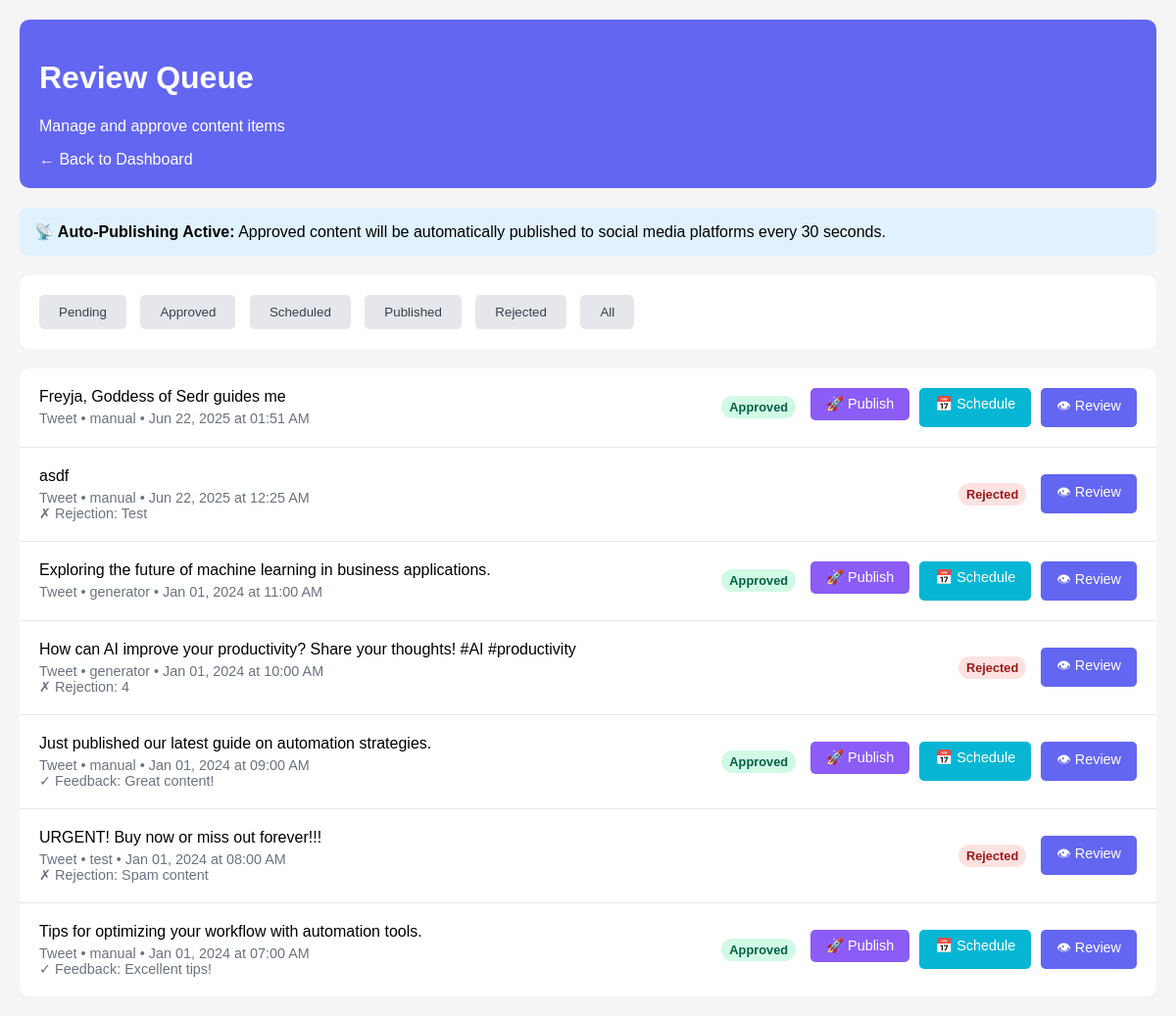
The page /queue?status= on the database as committed earlier.
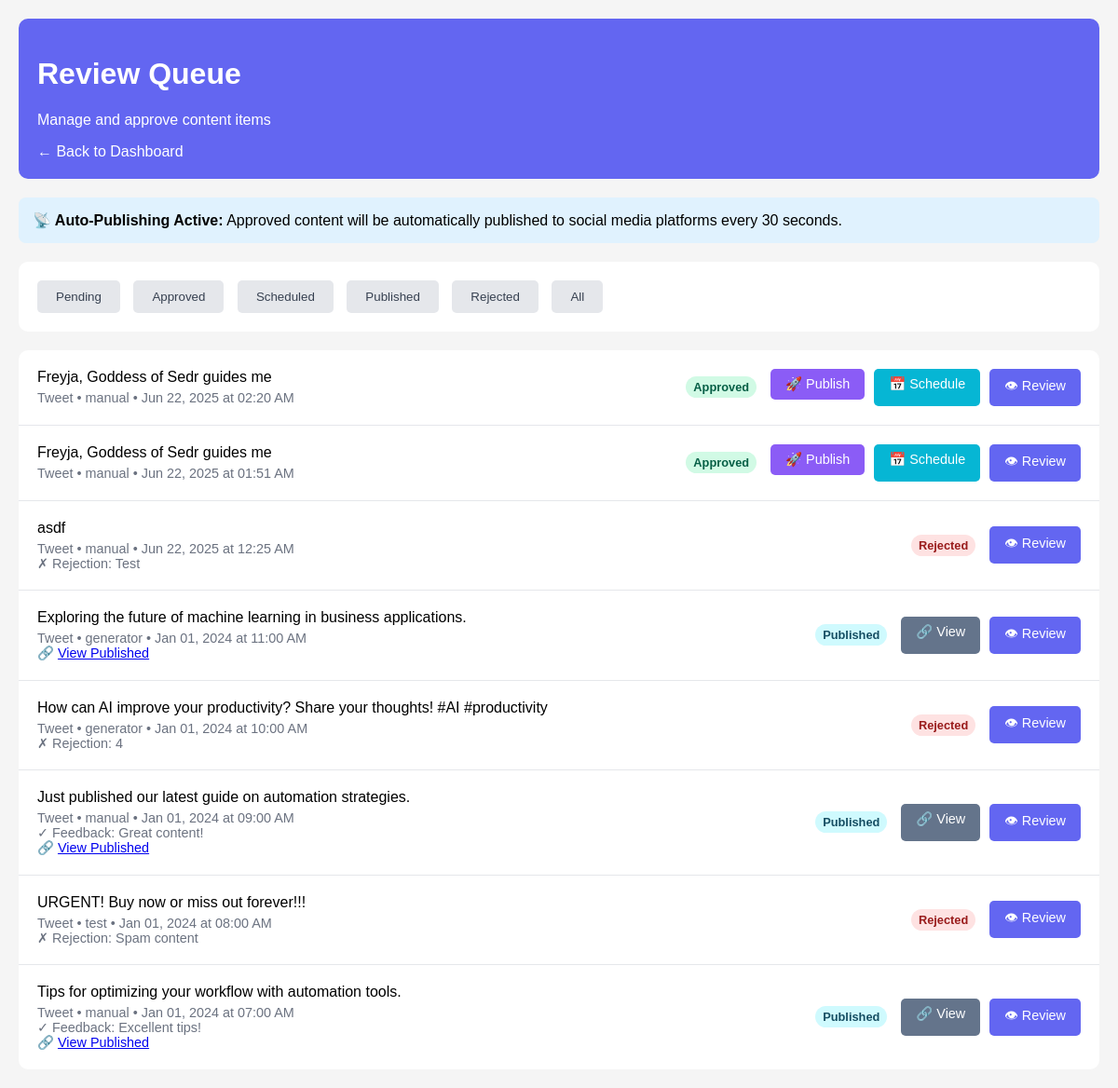
The same page on the database as committed later.
### tables this page shows
CREATE TABLE content_items (
            id TEXT PRIMARY KEY, content TEXT NOT NULL, content_type TEXT NOT NULL,
            status TEXT NOT NULL, source TEXT NOT NULL, created_at TEXT NOT NULL,
            updated_at TEXT NOT NULL, metadata TEXT, quality_scores TEXT,
            brand_compliance TEXT, approval_feedback TEXT, rejection_reason TEXT,
            edit_history TEXT
        );

### review_system/approval_dashboard/web_interface.py (the view)
@app.get("/queue", response_class=HTMLResponse)
async def review_queue(request: Request, status: Optional[str] = "pending"):
    try:
        if status == "pending":
            items = await approval_queue.get_pending_items()
        elif status == "approved":
            items = await approval_queue.get_approved_items()
        elif status == "rejected":
            items = await approval_queue.get_rejected_items()
        else:
            items = await approval_queue.get_all_items()
        return templates.TemplateResponse("queue.html", {
            "request": request,
            "items": items,
            "current_status": status,
            "brand_settings": settings.brand
        })
    except Exception as e:
        logger.error(f"Error loading queue: {e}")
        raise HTTPException(status_code=500, detail="Error loading queue")

### review_system/approval_dashboard/templates/queue.html (shortened to what this page needs)
<!DOCTYPE html>
<html>
<head>
</head>
<body>
    <div class="container">
        <div class="header">
            <h1>Review Queue</h1>
            <p>Manage and approve content items</p>
            <a href="/" style="color: white; text-decoration: none;">← Back to Dashboard</a>
        </div>
        <div class="auto-publish-notice">
            <strong>📡 Auto-Publishing Active:</strong> Approved content will be automatically published to social media platforms every 30 seconds.
        </div>
        <div class="filters">
            <button class="filter-btn {% if current_status == 'pending' %}active{% endif %}"
                    onclick="filterItems('pending')">Pending</button>
            <button class="filter-btn {% if current_status == 'approved' %}active{% endif %}"
                    onclick="filterItems('approved')">Approved</button>
            <button class="filter-btn {% if current_status == 'scheduled' %}active{% endif %}"
                    onclick="filterItems('scheduled')">Scheduled</button>
            <button class="filter-btn {% if current_status == 'published' %}active{% endif %}"
                    onclick="filterItems('published')">Published</button>
            <button class="filter-btn {% if current_status == 'rejected' %}active{% endif %}"
                    onclick="filterItems('rejected')">Rejected</button>
            <button class="filter-btn {% if current_status == 'all' %}active{% endif %}"
                    onclick="filterItems('all')">All</button>
        </div>
        <div class="items">
            {% if items %}
                {% for item in items %}
                <div class="item">
                    <div class="item-content">
                        <div class="item-text">{{ item.content }}</div>
                        <div class="item-meta">
                            {{ item.content_type.title() }} • {{ item.source }} •
                            {{ item.created_at.strftime('%b %d, %Y at %I:%M %p') }}
                            {% if item.approval_feedback %}
                            <br>✓ Feedback: {{ item.approval_feedback }}
                            {% endif %}
                            {% if item.rejection_reason %}
                            <br>✗ Rejection: {{ item.rejection_reason }}
                            {% endif %}
                            {% if item.metadata and item.metadata.get('published_url') %}
                            <br>🔗 <a href="{{ item.metadata.published_url }}" target="_blank">View Published</a>
                            {% endif %}
                        </div>
                    </div>
                    <div style="display: flex; align-items: center; gap: 15px;">
                        <span class="status-badge status-{{ item.status.value }}">
                            {{ item.status.value.title() }}
                        </span>
                        <div class="item-actions">
                            {% if item.status.value == 'pending' %}
                                <form method="post" action="/approve/{{ item.id }}" style="display: inline;">
                                    <button type="submit" class="btn btn-approve">✓ Approve</button>
                                </form>
                                <button class="btn btn-reject" onclick="rejectItem('{{ item.id }}')">✗ Reject</button>
                            {% elif item.status.value == 'approved' %}
                                <form method="post" action="/publish/{{ item.id }}" style="display: inline;">
                                    <button type="submit" class="btn btn-publish">🚀 Publish</button>
                                </form>
                                <a href="/schedule/{{ item.id }}" class="btn btn-schedule">📅 Schedule</a>
                            {% elif item.status.value == 'published' %}
                                {% if item.metadata and item.metadata.get('published_url') %}
                                <a href="{{ item.metadata.published_url }}" target="_blank" class="btn btn-view">🔗 View</a>
                                {% endif %}
                            {% endif %}
                            <a href="/review/{{ item.id }}" class="btn btn-review">👁 Review</a>
                        </div>
                    </div>
                </div>
                {% endfor %}
            {% else %}
                <div class="empty">
                    <h3>No items found</h3>
                    <p>No content items match the current filter.</p>
                </div>
            {% endif %}
        </div>
    </div>
</body>
</html>

### review_system/approval_dashboard/templates/queue.html (style rules this page uses)
body { font-family: Arial, sans-serif; margin: 20px; background: #f5f5f5; }
.container { max-width: 1200px; margin: 0 auto; }
.header { background: #6366f1; color: white; padding: 20px; border-radius: 10px; margin-bottom: 20px; }
.filters { background: white; padding: 20px; border-radius: 10px; margin-bottom: 20px; }
.filter-btn { padding: 10px 20px; margin-right: 10px; border: none; border-radius: 5px; cursor: pointer; }
.filter-btn:not(.active) { background: #e5e7eb; color: #374151; }
.items { background: white; border-radius: 10px; overflow: hidden; }
.item { padding: 20px; border-bottom: 1px solid #e5e7eb; display: flex; justify-content: space-between; align-items: center; }
.item:last-child { border-bottom: none; }
.item-content { flex: 1; }
.item-text { font-weight: 500; margin-bottom: 5px; }
.item-meta { font-size: 0.9em; color: #6b7280; }
.item-actions { display: flex; gap: 10px; }
.btn { padding: 8px 16px; border: none; border-radius: 5px; cursor: pointer; text-decoration: none; font-size: 0.9em; }
.btn-review { background: #6366f1; color: white; }
.btn-publish { background: #8b5cf6; color: white; }
.btn-schedule { background: #06b6d4; color: white; }
.btn-view { background: #64748b; color: white; }
.status-badge { padding: 4px 8px; border-radius: 12px; font-size: 0.8em; font-weight: 600; }
.status-approved { background: #d1fae5; color: #065f46; }
.status-rejected { background: #fee2e2; color: #991b1b; }
.status-published { background: #cffafe; color: #164e63; }
.auto-publish-notice { background: #e0f2fe; padding: 15px; border-radius: 8px; margin-bottom: 20px; }

Rows that differ between the two databases and show on the page:
added content_items: content "Freyja, Goddess of Sedr guides me", content_type "Tweet", source "manual", created_at "Jun 22, 2025 at 02:20 AM", status.value "Approved"
changed content_items "Exploring the future of machine learning in business applications.": status.value "Approved" → "Published"; text "🚀 Publish 📅 Schedule" → "🔗 View Published 🔗 View"
changed content_items "Just published our latest guide on automation strategies.": status.value "Approved" → "Published"; text "🚀 Publish 📅 Schedule" → "🔗 View Published 🔗 View"
changed content_items "Tips for optimizing your workflow with automation tools.": status.value "Approved" → "Published"; text "🚀 Publish 📅 Schedule" → "🔗 View Published 🔗 View"
